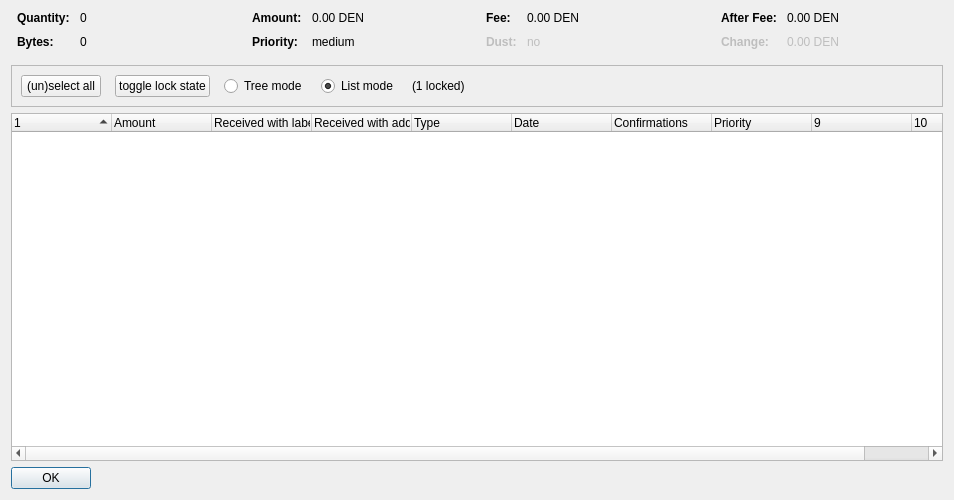
<?xml version="1.0" encoding="UTF-8"?>
<ui version="4.0">
 <class>CoinControlDialog</class>
 <widget class="QDialog" name="CoinControlDialog">
  <property name="geometry">
   <rect>
    <x>0</x>
    <y>0</y>
    <width>954</width>
    <height>500</height>
   </rect>
  </property>
  <property name="windowTitle">
   <string>Coin Selection</string>
  </property>
  <layout class="QVBoxLayout" name="verticalLayout">
   <item>
    <layout class="QHBoxLayout" name="horizontalLayoutTop" stretch="0,0,0,0">
     <property name="topMargin">
      <number>0</number>
     </property>
     <property name="bottomMargin">
      <number>10</number>
     </property>
     <item>
      <layout class="QFormLayout" name="formLayoutCoinControl1">
       <property name="horizontalSpacing">
        <number>10</number>
       </property>
       <property name="verticalSpacing">
        <number>10</number>
       </property>
       <property name="leftMargin">
        <number>6</number>
       </property>
       <property name="rightMargin">
        <number>6</number>
       </property>
       <item row="0" column="0">
        <widget class="QLabel" name="labelCoinControlQuantityText">
         <property name="font">
          <font>
           <weight>75</weight>
           <bold>true</bold>
          </font>
         </property>
         <property name="text">
          <string>Quantity:</string>
         </property>
        </widget>
       </item>
       <item row="0" column="1">
        <widget class="QLabel" name="labelCoinControlQuantity">
         <property name="cursor">
          <cursorShape>IBeamCursor</cursorShape>
         </property>
         <property name="contextMenuPolicy">
          <enum>Qt::ActionsContextMenu</enum>
         </property>
         <property name="text">
          <string notr="true">0</string>
         </property>
         <property name="textInteractionFlags">
          <set>Qt::LinksAccessibleByMouse|Qt::TextSelectableByKeyboard|Qt::TextSelectableByMouse</set>
         </property>
        </widget>
       </item>
       <item row="1" column="0">
        <widget class="QLabel" name="labelCoinControlBytesText">
         <property name="font">
          <font>
           <weight>75</weight>
           <bold>true</bold>
          </font>
         </property>
         <property name="text">
          <string>Bytes:</string>
         </property>
        </widget>
       </item>
       <item row="1" column="1">
        <widget class="QLabel" name="labelCoinControlBytes">
         <property name="cursor">
          <cursorShape>IBeamCursor</cursorShape>
         </property>
         <property name="contextMenuPolicy">
          <enum>Qt::ActionsContextMenu</enum>
         </property>
         <property name="text">
          <string notr="true">0</string>
         </property>
         <property name="textInteractionFlags">
          <set>Qt::LinksAccessibleByMouse|Qt::TextSelectableByKeyboard|Qt::TextSelectableByMouse</set>
         </property>
        </widget>
       </item>
      </layout>
     </item>
     <item>
      <layout class="QFormLayout" name="formLayoutCoinControl2">
       <property name="horizontalSpacing">
        <number>10</number>
       </property>
       <property name="verticalSpacing">
        <number>10</number>
       </property>
       <property name="leftMargin">
        <number>6</number>
       </property>
       <property name="rightMargin">
        <number>6</number>
       </property>
       <item row="0" column="0">
        <widget class="QLabel" name="labelCoinControlAmountText">
         <property name="font">
          <font>
           <weight>75</weight>
           <bold>true</bold>
          </font>
         </property>
         <property name="text">
          <string>Amount:</string>
         </property>
        </widget>
       </item>
       <item row="0" column="1">
        <widget class="QLabel" name="labelCoinControlAmount">
         <property name="cursor">
          <cursorShape>IBeamCursor</cursorShape>
         </property>
         <property name="contextMenuPolicy">
          <enum>Qt::ActionsContextMenu</enum>
         </property>
         <property name="text">
          <string notr="true">0.00 DEN</string>
         </property>
         <property name="textInteractionFlags">
          <set>Qt::LinksAccessibleByMouse|Qt::TextSelectableByKeyboard|Qt::TextSelectableByMouse</set>
         </property>
        </widget>
       </item>
       <item row="1" column="0">
        <widget class="QLabel" name="labelCoinControlPriorityText">
         <property name="font">
          <font>
           <weight>75</weight>
           <bold>true</bold>
          </font>
         </property>
         <property name="text">
          <string>Priority:</string>
         </property>
        </widget>
       </item>
       <item row="1" column="1">
        <widget class="QLabel" name="labelCoinControlPriority">
         <property name="cursor">
          <cursorShape>IBeamCursor</cursorShape>
         </property>
         <property name="contextMenuPolicy">
          <enum>Qt::ActionsContextMenu</enum>
         </property>
         <property name="text">
          <string>medium</string>
         </property>
         <property name="textInteractionFlags">
          <set>Qt::LinksAccessibleByMouse|Qt::TextSelectableByKeyboard|Qt::TextSelectableByMouse</set>
         </property>
        </widget>
       </item>
      </layout>
     </item>
     <item>
      <layout class="QFormLayout" name="formLayoutCoinControl3">
       <property name="horizontalSpacing">
        <number>10</number>
       </property>
       <property name="verticalSpacing">
        <number>10</number>
       </property>
       <property name="leftMargin">
        <number>6</number>
       </property>
       <property name="rightMargin">
        <number>6</number>
       </property>
       <item row="0" column="0">
        <widget class="QLabel" name="labelCoinControlFeeText">
         <property name="font">
          <font>
           <weight>75</weight>
           <bold>true</bold>
          </font>
         </property>
         <property name="text">
          <string>Fee:</string>
         </property>
        </widget>
       </item>
       <item row="0" column="1">
        <widget class="QLabel" name="labelCoinControlFee">
         <property name="cursor">
          <cursorShape>IBeamCursor</cursorShape>
         </property>
         <property name="contextMenuPolicy">
          <enum>Qt::ActionsContextMenu</enum>
         </property>
         <property name="text">
          <string notr="true">0.00 DEN</string>
         </property>
         <property name="textInteractionFlags">
          <set>Qt::LinksAccessibleByMouse|Qt::TextSelectableByKeyboard|Qt::TextSelectableByMouse</set>
         </property>
        </widget>
       </item>
       <item row="1" column="0">
        <widget class="QLabel" name="labelCoinControlLowOutputText">
         <property name="enabled">
          <bool>false</bool>
         </property>
         <property name="font">
          <font>
           <weight>75</weight>
           <bold>true</bold>
          </font>
         </property>
         <property name="text">
          <string>Dust:</string>
         </property>
        </widget>
       </item>
       <item row="1" column="1">
        <widget class="QLabel" name="labelCoinControlLowOutput">
         <property name="enabled">
          <bool>false</bool>
         </property>
         <property name="cursor">
          <cursorShape>IBeamCursor</cursorShape>
         </property>
         <property name="contextMenuPolicy">
          <enum>Qt::ActionsContextMenu</enum>
         </property>
         <property name="text">
          <string>no</string>
         </property>
         <property name="textInteractionFlags">
          <set>Qt::LinksAccessibleByMouse|Qt::TextSelectableByKeyboard|Qt::TextSelectableByMouse</set>
         </property>
        </widget>
       </item>
      </layout>
     </item>
     <item>
      <layout class="QFormLayout" name="formLayoutCoinControl4">
       <property name="horizontalSpacing">
        <number>10</number>
       </property>
       <property name="verticalSpacing">
        <number>10</number>
       </property>
       <property name="leftMargin">
        <number>6</number>
       </property>
       <property name="rightMargin">
        <number>6</number>
       </property>
       <item row="0" column="0">
        <widget class="QLabel" name="labelCoinControlAfterFeeText">
         <property name="font">
          <font>
           <weight>75</weight>
           <bold>true</bold>
          </font>
         </property>
         <property name="text">
          <string>After Fee:</string>
         </property>
        </widget>
       </item>
       <item row="0" column="1">
        <widget class="QLabel" name="labelCoinControlAfterFee">
         <property name="cursor">
          <cursorShape>IBeamCursor</cursorShape>
         </property>
         <property name="contextMenuPolicy">
          <enum>Qt::ActionsContextMenu</enum>
         </property>
         <property name="text">
          <string notr="true">0.00 DEN</string>
         </property>
         <property name="textInteractionFlags">
          <set>Qt::LinksAccessibleByMouse|Qt::TextSelectableByKeyboard|Qt::TextSelectableByMouse</set>
         </property>
        </widget>
       </item>
       <item row="1" column="0">
        <widget class="QLabel" name="labelCoinControlChangeText">
         <property name="enabled">
          <bool>false</bool>
         </property>
         <property name="font">
          <font>
           <weight>75</weight>
           <bold>true</bold>
          </font>
         </property>
         <property name="text">
          <string>Change:</string>
         </property>
        </widget>
       </item>
       <item row="1" column="1">
        <widget class="QLabel" name="labelCoinControlChange">
         <property name="enabled">
          <bool>false</bool>
         </property>
         <property name="cursor">
          <cursorShape>IBeamCursor</cursorShape>
         </property>
         <property name="contextMenuPolicy">
          <enum>Qt::ActionsContextMenu</enum>
         </property>
         <property name="text">
          <string notr="true">0.00 DEN</string>
         </property>
         <property name="textInteractionFlags">
          <set>Qt::LinksAccessibleByMouse|Qt::TextSelectableByKeyboard|Qt::TextSelectableByMouse</set>
         </property>
        </widget>
       </item>
      </layout>
     </item>
    </layout>
   </item>
   <item>
    <widget class="QFrame" name="frame">
     <property name="minimumSize">
      <size>
       <width>0</width>
       <height>40</height>
      </size>
     </property>
     <property name="frameShape">
      <enum>QFrame::StyledPanel</enum>
     </property>
     <property name="frameShadow">
      <enum>QFrame::Sunken</enum>
     </property>
     <layout class="QHBoxLayout" name="horizontalLayout">
      <item>
       <layout class="QHBoxLayout" name="horizontalLayoutPanel" stretch="0,0,0,0,0,0">
        <property name="spacing">
         <number>14</number>
        </property>
        <item>
         <widget class="QPushButton" name="pushButtonSelectAll">
          <property name="sizePolicy">
           <sizepolicy hsizetype="Maximum" vsizetype="Fixed">
            <horstretch>0</horstretch>
            <verstretch>0</verstretch>
           </sizepolicy>
          </property>
          <property name="text">
           <string>(un)select all</string>
          </property>
          <property name="autoDefault">
           <bool>false</bool>
          </property>
         </widget>
        </item>
        <item>
         <widget class="QPushButton" name="pushButtonToggleLock">
          <property name="sizePolicy">
           <sizepolicy hsizetype="Maximum" vsizetype="Fixed">
            <horstretch>0</horstretch>
            <verstretch>0</verstretch>
           </sizepolicy>
          </property>
          <property name="text">
           <string>toggle lock state</string>
          </property>
          <property name="autoDefault">
           <bool>false</bool>
          </property>
         </widget>
        </item>
        <item>
         <widget class="QRadioButton" name="radioTreeMode">
          <property name="sizePolicy">
           <sizepolicy hsizetype="Maximum" vsizetype="Fixed">
            <horstretch>0</horstretch>
            <verstretch>0</verstretch>
           </sizepolicy>
          </property>
          <property name="text">
           <string>Tree mode</string>
          </property>
         </widget>
        </item>
        <item>
         <widget class="QRadioButton" name="radioListMode">
          <property name="sizePolicy">
           <sizepolicy hsizetype="Maximum" vsizetype="Fixed">
            <horstretch>0</horstretch>
            <verstretch>0</verstretch>
           </sizepolicy>
          </property>
          <property name="text">
           <string>List mode</string>
          </property>
          <property name="checked">
           <bool>true</bool>
          </property>
         </widget>
        </item>
        <item>
         <widget class="QLabel" name="labelLocked">
          <property name="text">
           <string>(1 locked)</string>
          </property>
         </widget>
        </item>
        <item>
         <spacer name="horizontalSpacer">
          <property name="orientation">
           <enum>Qt::Horizontal</enum>
          </property>
          <property name="sizeHint" stdset="0">
           <size>
            <width>40</width>
            <height>20</height>
           </size>
          </property>
         </spacer>
        </item>
       </layout>
      </item>
     </layout>
    </widget>
   </item>
   <item>
    <widget class="CoinControlTreeWidget" name="treeWidget">
     <property name="contextMenuPolicy">
      <enum>Qt::CustomContextMenu</enum>
     </property>
     <property name="sortingEnabled">
      <bool>false</bool>
     </property>
     <property name="columnCount">
      <number>10</number>
     </property>
     <attribute name="headerShowSortIndicator" stdset="0">
      <bool>true</bool>
     </attribute>
     <attribute name="headerStretchLastSection">
      <bool>false</bool>
     </attribute>
     <column>
      <property name="text">
       <string/>
      </property>
     </column>
     <column>
      <property name="text">
       <string>Amount</string>
      </property>
     </column>
     <column>
      <property name="text">
       <string>Received with label</string>
      </property>
     </column>
     <column>
      <property name="text">
       <string>Received with address</string>
      </property>
     </column>
     <column>
      <property name="text">
       <string>Type</string>
      </property>
     </column>
     <column>
      <property name="text">
       <string>Date</string>
      </property>
     </column>
     <column>
      <property name="text">
       <string>Confirmations</string>
      </property>
      <property name="toolTip">
       <string>Confirmed</string>
      </property>
     </column>
     <column>
      <property name="text">
       <string>Priority</string>
      </property>
     </column>
     <column>
      <property name="text">
       <string/>
      </property>
     </column>
     <column>
      <property name="text">
       <string/>
      </property>
     </column>
    </widget>
   </item>
   <item>
    <widget class="QDialogButtonBox" name="buttonBox">
     <property name="sizePolicy">
      <sizepolicy hsizetype="Maximum" vsizetype="Fixed">
       <horstretch>0</horstretch>
       <verstretch>0</verstretch>
      </sizepolicy>
     </property>
     <property name="orientation">
      <enum>Qt::Horizontal</enum>
     </property>
     <property name="standardButtons">
      <set>QDialogButtonBox::Ok</set>
     </property>
    </widget>
   </item>
  </layout>
 </widget>
 <customwidgets>
  <customwidget>
   <class>CoinControlTreeWidget</class>
   <extends>QTreeWidget</extends>
   <header>coincontroltreewidget.h</header>
  </customwidget>
 </customwidgets>
 <resources/>
 <connections/>
</ui>
